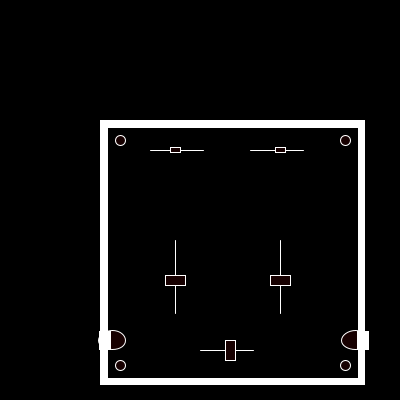
Frame 1 (no input)
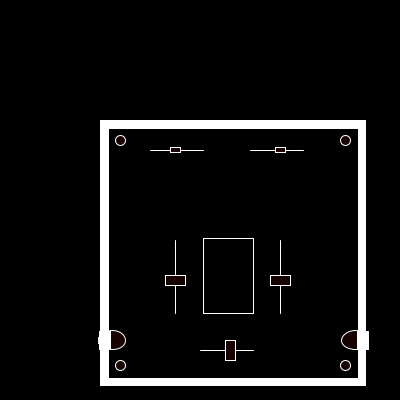
Frame 60 (the mouse pressed at the canvas centre just before this capture)
Frame 120 (the mouse held since frame 60 and released just before this capture): identical to frame 60, image omitted

The Processing sketch that drew these frames (run headless with seeded random() and noise(); from frame 60 on, the mouse is pressed at the canvas centre):

// Processing sketch: processing_94829
// ── processing_94829.pde

int x=1;
int y=1;

 void setup(){
   size(400,400);// size of window
   background(0);// black background
   noStroke();// no strokes
 }
  void draw(){
    mixer(100,100);// draw mixer
  }
   void mixer(int x,int y){
     x=x+3;// x right 3
     y=y+3;// y up 3
     fill(255);// white
     rect(100,120,265,265);// border around mixer 
     fill(0);// black
     rect(5+x,25+y,250,250);// plate of mixer
     rect(100+x,135+y,50,75);// volume panel
     stroke(255);// stroke of line
     line(150+x,350,200,350);// line is for bottom fader
     line(175,210+y,175,240);// line is for middle left fader
     line(280,210+y,280,240);// line is for middle right fader
     line(100+x,150,150,150); // line is for top left transform switch
     line(200+x,150,250,150);// line is for top right transform switch 
     fill(23,0,0);// burgundy
     rect(225,340,10,20);// bottom fader
     rect(165,275,20,10);// left fader
     rect(270,275,20,10);// right fader
     rect(170,147,10,5);// top left is the transform switch
     rect(275,147,10,5);// top right is the transform switch
     ellipse(120,365,10,10);// bottom left hole
     ellipse(345,365,10,10);// top left hole
     ellipse(120,140,10,10);// bottom right hole
     ellipse(345,140,10,10);// top right hole
     ellipse(112,340,27,19);// left hole on mixer
     ellipse(355,340,27,19);// right hole on mixer
     fill(255);// white
     rect(99,331,11,18);// cover half f the left oval 
     rect(357.55,331,11,18);// cover half of the right oval
     

   }
   
